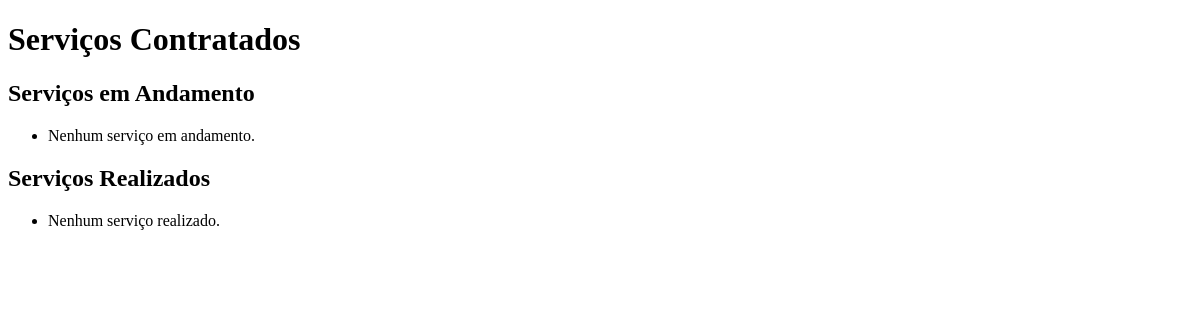
Before: /servicosContratadosUsr.php (signed in) with the older database file.
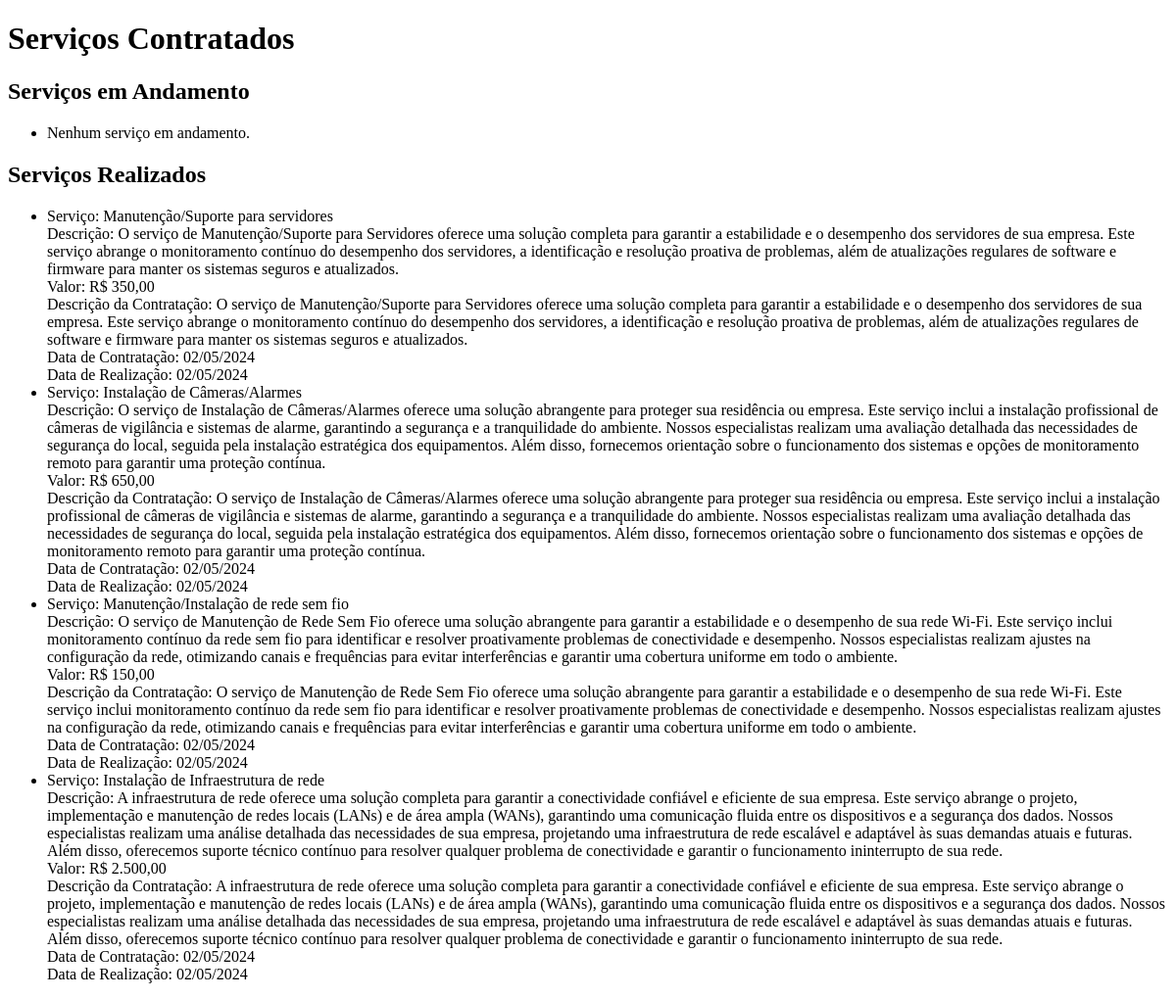
After: the same page with the newer database file.
### tables this page shows
CREATE TABLE IF NOT EXISTS `servicos_realizados` (
  `id_ServicoRealizado` int(11) NOT NULL AUTO_INCREMENT,
  `id_contratacao` int(11) NOT NULL,
  `id_Pf` int(11) NOT NULL,
  `id_Usr` int(11) NOT NULL,
  `id_Service` int(11) NOT NULL,
  `data_realizacao` date NOT NULL,
  PRIMARY KEY (`id_ServicoRealizado`),
  KEY `id_contratacao` (`id_contratacao`)
);

CREATE TABLE IF NOT EXISTS `services` (
  `id_Service` int(11) NOT NULL AUTO_INCREMENT,
  `nomeService` varchar(60) NOT NULL,
  `descService` longtext NOT NULL,
  `vlrService` decimal(10,0) NOT NULL,
  `tempoEstimado` int(11) NOT NULL,
  `id_Pf` int(11) NOT NULL,
  `id_Cat` int(11) NOT NULL,
  PRIMARY KEY (`id_Service`),
  KEY `fk_services_prof` (`id_Pf`),
  KEY `fk_services_categoria` (`id_Cat`)
);

CREATE TABLE IF NOT EXISTS `contratacoes` (
  `id_Contratacao` int(11) NOT NULL AUTO_INCREMENT,
  `id_Usr` int(11) NOT NULL,
  `id_Service` int(11) NOT NULL,
  `valor` decimal(10,0) NOT NULL,
  `data_Contratacao` date NOT NULL,
  `descricao` text NOT NULL,
  `id_Pf` int(11) NOT NULL,
  PRIMARY KEY (`id_Contratacao`),
  KEY `fk_contratacoes_users` (`id_Usr`),
  KEY `fk_contratacoes_services` (`id_Service`),
  KEY `fk_contratacoes_prof` (`id_Pf`)
);

### servicosContratadosUsr.php (the view, shortened to what this page needs)
<!DOCTYPE html>
<html lang="pt-br">
<head>
</head>
<body>
    <h1>Serviços Contratados</h1>
    <h2>Serviços em Andamento</h2>
    <ul>
        <?php
        include_once("connect.php");
        $id_Usr = $_SESSION['id_Usr'];
        $sql = "SELECT s.nomeService, s.descService, c.valor, c.descricao, c.data_Contratacao
                FROM contratacoes c
                INNER JOIN services s ON c.id_Service = s.id_Service
                WHERE c.id_Usr = $id_Usr AND c.id_Contratacao NOT IN (SELECT id_contratacao FROM servicos_realizados)";
        $result = $conn->query($sql);
        if ($result->num_rows > 0) {
            while($row = $result->fetch_assoc()) {
                $valor = $row['valor'];
                $valor = substr($valor, 0, -2);
                $valor = number_format($valor, 2, ',', '.');
                $data = $row['data_Contratacao'];
                $data = date('d/m/Y', strtotime($data));
                echo "<li>";
                echo "Serviço: " . $row["nomeService"]. "<br>";
                echo "Descrição: " . $row["descService"]. "<br>";
                echo "Valor: R$ $valor <br>";
                echo "Descrição da Contratação: " . $row["descricao"]. "<br>";
                echo "Data de Contratação: $data <br>";
                echo "</li>";
            }
        } else {
            echo "<li>Nenhum serviço em andamento.</li>";
        }
        ?>
    </ul>
    <h2>Serviços Realizados</h2>
    <ul>
        <?php
        $sql = "SELECT sr.*, s.nomeService, s.descService, c.valor, c.descricao, c.data_Contratacao
                FROM servicos_realizados sr
                INNER JOIN contratacoes c ON sr.id_contratacao = c.id_Contratacao
                INNER JOIN services s ON c.id_Service = s.id_Service
                WHERE sr.id_Usr = $id_Usr";
        $result = $conn->query($sql);
        if ($result->num_rows > 0) {
            while($row = $result->fetch_assoc()) {
                $valor = $row['valor'];
                $valor = substr($valor, 0, -2);
                $valor = number_format($valor, 2, ',', '.');
                $data_contratacao = $row['data_Contratacao'];
                $data_contratacao = date('d/m/Y', strtotime($data_contratacao));
                $data_realizacao = $row['data_realizacao'];
                $data_realizacao = date('d/m/Y', strtotime($data_realizacao));
                echo "<li>";
                echo "Serviço: " . $row["nomeService"]. "<br>";
                echo "Descrição: " . $row["descService"]. "<br>";
                echo "Valor: R$ $valor <br>";
                echo "Descrição da Contratação: " . $row["descricao"]. "<br>";
                echo "Data de Contratação: $data_contratacao <br>";
                echo "Data de Realização: $data_realizacao <br>";
                echo "</li>";
            }
        } else {
            echo "<li>Nenhum serviço realizado.</li>";
        }
        ?>
    </ul>
</body>
</html>

Changed rows visible on the page:
added servicos_realizados: id_Service.nomeService "Manutenção/Suporte para servidores", id_Service.descService "O serviço de Manutenção/Suporte para Servidores oferece uma solução completa para garantir a estabilidade e o desempenho dos servidores de sua empresa. Este serviço abrange o monitoramento contínuo do desempenho dos servidores, a identificação e resolução proativa de problemas, além de atualizações regulares de software e firmware para manter os sistemas seguros e atualizados.", id_contratacao.valor "350,00", id_contratacao.descricao "O serviço de Manutenção/Suporte para Servidores oferece uma solução completa para garantir a estabilidade e o desempenho dos servidores de sua empresa. Este serviço abrange o monitoramento contínuo do desempenho dos servidores, a identificação e resolução proativa de problemas, além de atualizações regulares de software e firmware para manter os sistemas seguros e atualizados.", id_contratacao.data_Contratacao "02/05/2024", data_realizacao "02/05/2024"
added servicos_realizados: id_Service.nomeService "Instalação de Câmeras/Alarmes", id_Service.descService "O serviço de Instalação de Câmeras/Alarmes oferece uma solução abrangente para proteger sua residência ou empresa. Este serviço inclui a instalação profissional de câmeras de vigilância e sistemas de alarme, garantindo a segurança e a tranquilidade do ambiente. Nossos especialistas realizam uma avaliação detalhada das necessidades de segurança do local, seguida pela instalação estratégica dos equipamentos. Além disso, fornecemos orientação sobre o funcionamento dos sistemas e opções de monitoramento remoto para garantir uma proteção contínua.", id_contratacao.valor "650,00", id_contratacao.descricao "O serviço de Instalação de Câmeras/Alarmes oferece uma solução abrangente para proteger sua residência ou empresa. Este serviço inclui a instalação profissional de câmeras de vigilância e sistemas de alarme, garantindo a segurança e a tranquilidade do ambiente. Nossos especialistas realizam uma avaliação detalhada das necessidades de segurança do local, seguida pela instalação estratégica dos equipamentos. Além disso, fornecemos orientação sobre o funcionamento dos sistemas e opções de monitoramento remoto para garantir uma proteção contínua.", id_contratacao.data_Contratacao "02/05/2024", data_realizacao "02/05/2024"
added servicos_realizados: id_Service.nomeService "Manutenção/Instalação de rede sem fio", id_Service.descService "O serviço de Manutenção de Rede Sem Fio oferece uma solução abrangente para garantir a estabilidade e o desempenho de sua rede Wi-Fi. Este serviço inclui monitoramento contínuo da rede sem fio para identificar e resolver proativamente problemas de conectividade e desempenho. Nossos especialistas realizam ajustes na configuração da rede, otimizando canais e frequências para evitar interferências e garantir uma cobertura uniforme em todo o ambiente.", id_contratacao.valor "150,00", id_contratacao.descricao "O serviço de Manutenção de Rede Sem Fio oferece uma solução abrangente para garantir a estabilidade e o desempenho de sua rede Wi-Fi. Este serviço inclui monitoramento contínuo da rede sem fio para identificar e resolver proativamente problemas de conectividade e desempenho. Nossos especialistas realizam ajustes na configuração da rede, otimizando canais e frequências para evitar interferências e garantir uma cobertura uniforme em todo o ambiente.", id_contratacao.data_Contratacao "02/05/2024", data_realizacao "02/05/2024"
added servicos_realizados: id_Service.nomeService "Instalação de Infraestrutura de rede", id_Service.descService "A infraestrutura de rede oferece uma solução completa para garantir a conectividade confiável e eficiente de sua empresa. Este serviço abrange o projeto, implementação e manutenção de redes locais (LANs) e de área ampla (WANs), garantindo uma comunicação fluida entre os dispositivos e a segurança dos dados. Nossos especialistas realizam uma análise detalhada das necessidades de sua empresa, projetando uma infraestrutura de rede escalável e adaptável às suas demandas atuais e futuras. Além disso, oferecemos suporte técnico contínuo para resolver qualquer problema de conectividade e garantir o funcionamento ininterrupto de sua rede.", id_contratacao.valor "2.500,00", id_contratacao.descricao "A infraestrutura de rede oferece uma solução completa para garantir a conectividade confiável e eficiente de sua empresa. Este serviço abrange o projeto, implementação e manutenção de redes locais (LANs) e de área ampla (WANs), garantindo uma comunicação fluida entre os dispositivos e a segurança dos dados. Nossos especialistas realizam uma análise detalhada das necessidades de sua empresa, projetando uma infraestrutura de rede escalável e adaptável às suas demandas atuais e futuras. Além disso, oferecemos suporte técnico contínuo para resolver qualquer problema de conectividade e garantir o funcionamento ininterrupto de sua rede.", id_contratacao.data_Contratacao "02/05/2024", data_realizacao "02/05/2024"
Other visible differences:
text no longer shown: "Nenhum serviço realizado."
